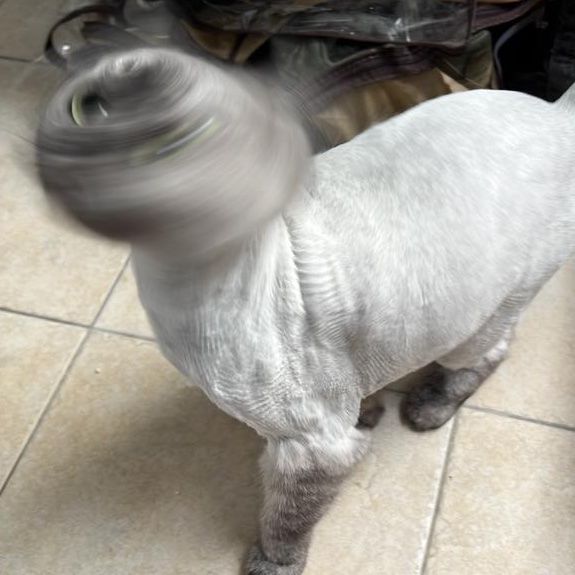
#> input picture Drillocato.jpg, 575 x 575 px
$ jupyter execute --allow-errors HW1_Q3.ipynb
#> lines starting #> are read from the running program, lines starting #| are printed output that depends on the picture
# HW1

By:
1. Roni Roitbord (313575599)
2. Lior Yaacov Ben Ezra (209145101)

### 1. Quantization

[cell 1]
from PIL import Image, ImageOps
import matplotlib.pyplot as plt
import numpy as np

#import libraries
import imageio
import os
import cv2
from skimage import io, color
from sklearn.cluster import KMeans
from sklearn.utils import shuffle

[cell 2]
from google.colab import files
uploaded = files.upload()
#> the answer given: Drillocato.jpg
og_image = Image.open("Drillocato.jpg")
#> og_image is the input picture: PIL image 575x575 RGB; mean R, G, B 158.4, 154.4, 146.3
gray_image = ImageOps.grayscale(og_image)
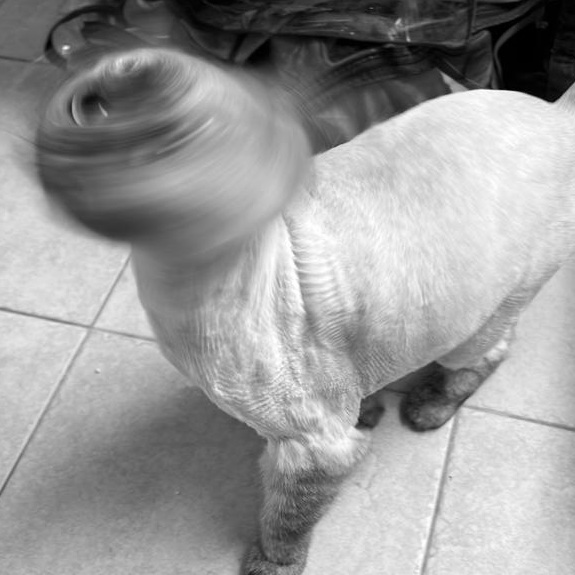
#> gray_image: PIL image 575x575 L; min 0, max 255, mean 154.7
gray_image = gray_image.resize((300,300))
#> gray_image: PIL image 300x300 L
display(gray_image)

### 1:
We would like to estimate the probability density function (pdf) of the gray levels
in the image using the image histogram. If the histogram seems too uniform, please
pick another image with a non-uniform distribution.

[cell 3]
def calc_greyscale_hist(image):
    plt.plot(1,2)
    hist,bin = np.histogram(image,256,[0,255])
#> hist = 256 values, max 1056 at index 215, min 9 at index 255, mean 351.6; bin = 257 values from 0 to 255
    plt.xlim([0,255])
    plt.plot(hist)
    plt.title('histogram')
    plt.show()
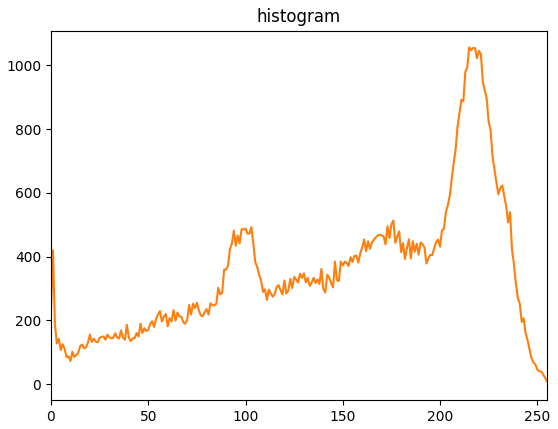
#> figure drawn by matplotlib, 1 panel; curve peaks at x = 215, y = 1056

calc_greyscale_hist(gray_image)
